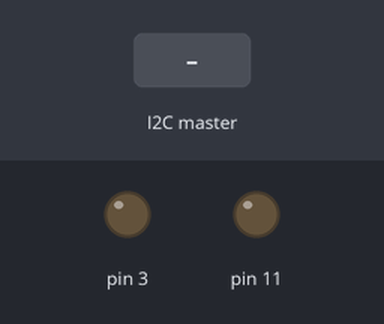
The sketch below on a simulated Arduino Uno, built with avr-gcc and run on an emulated ATmega328P. On the bench: output pins drawn as LEDs (lit = HIGH). The test bench sets the inputs (shaded band). What the sketch prints to the serial monitor is not drawn.

Above: at 3.2 s.
3.3 s: the I2C master sends the byte 1
At 4.2 s:
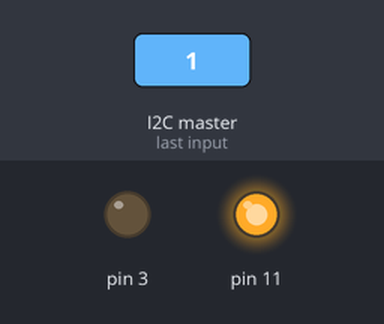
4.8 s: the I2C master sends the byte 2
At 5.3 s:
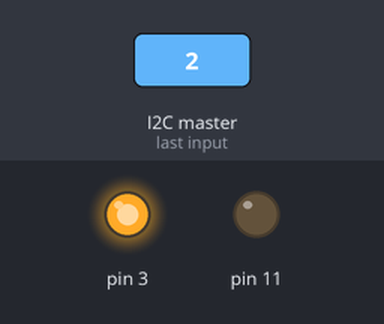
6.3 s: the I2C master sends the byte 0
At 7.5 s:
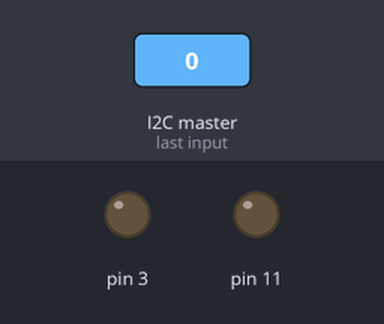
7.8 s: the I2C master sends the byte 90
At 8.8 s:
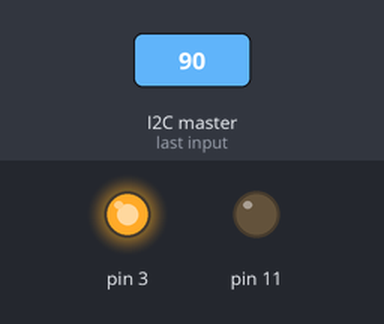
Timing chart, 0 to 10.8 s (numbered marks = the images above; inputs shaded):
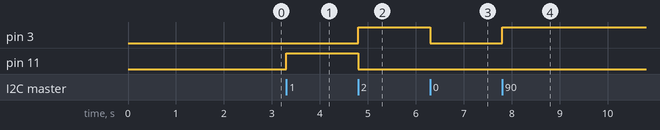

Measured:
- after the input at 3.3 s, pin 11: LOW → HIGH at once
- after the input at 4.8 s, pin 3: LOW → HIGH at once; pin 11: HIGH → LOW at once
- after the input at 6.3 s, pin 3: HIGH → LOW at once
- after the input at 7.8 s, pin 3: LOW → HIGH at once

The sketch:

solenoidValve.ino
```cpp
#include "slaveReceiver.h"
#include "solenoid.h"

#define i2cAddress 5

slaveReceiver i2c(1);
solenoid valve1(11), valve2(3);

void setup() {
  delay(2000);
  Serial.begin(115200);
  Wire.begin(i2cAddress);
  Wire.onReceive(receiveEvent);
}

void loop() {
  valveDrive();
  show();
}

void valveDrive() {
  valve1.Run(i2c.getBitData(1, 1));
  valve2.Run(i2c.getBitData(1, 2));
}

void receiveEvent(int howMany) {
  i2c.Update();
}

void show() {
  //i2c.show();

  valve1.show();
  valve2.show();
  Serial.println();
}
```

slaveReceiver.h
```cpp
#pragma once

#include <Wire.h>

class slaveReceiver {
	private:
		const int i2c_address;
		byte* data;
		//int i2c_address;
		int size;

	public:
		slaveReceiver(int array_size);
		byte getData(int array_num);
    bool getBitData(int array_num, byte bit_num);
		void Update();
		void show();
};

slaveReceiver::slaveReceiver(int array_size){
	data = new byte[array_size];
	for (int i = 0; i < array_size; i++)
		data[i] = 0;
	size = array_size;
}

byte slaveReceiver::getData(int array_num){
  return (int)data[array_num - 1];
}

bool slaveReceiver::getBitData(int array_num, byte bit_num){
  return bitRead (data[array_num - 1], bit_num - 1);
}

void slaveReceiver::Update(){
  while(Wire.available() >= size){
    for(int i=0 ; i<size ; i++)
        data[i] = Wire.read();
	}
}
void slaveReceiver::show(){
	for(int i = 0; i < size; i++){
		Serial.print(data[i]);
		Serial.print("\t");
	}
	Serial.println();
}
```

solenoid.h
```cpp
#pragma once

class solenoid {
  private:
    bool buttonData;
  	int pin;

  public:
    solenoid(int pin) {
      pinMode(pin, OUTPUT);
      this->pin = pin;
    }

    void Run(bool DATA) {
      buttonData = DATA;
      if (buttonData) {
        digitalWrite(pin, HIGH);
      } else {
        digitalWrite(pin, LOW);
      }
    }

    void show() {
      Serial.print(buttonData);
      Serial.print("\t");
    }
};
```
